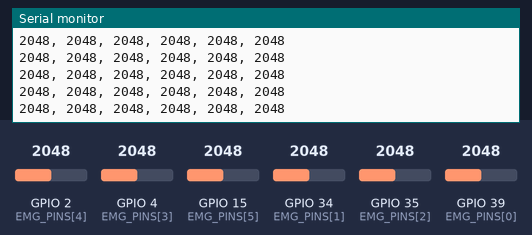
The sketch below on a simulated ESP32. Shown: the last lines printed to the serial monitor. Inputs (shaded band) come from the test bench; at power-on: GPIO 34 (EMG_PINS[1]) = 2048, GPIO 2 (EMG_PINS[4]) = 2048, GPIO 4 (EMG_PINS[3]) = 2048, GPIO 15 (EMG_PINS[5]) = 2048, GPIO 35 (EMG_PINS[2]) = 2048, GPIO 39 (EMG_PINS[0]) = 2048 (analog values on the 0–4095 scale).

Above: at 5.7 s.
5.8 s: GPIO 34 (EMG_PINS[1]) set to 1035
At 6.4 s:
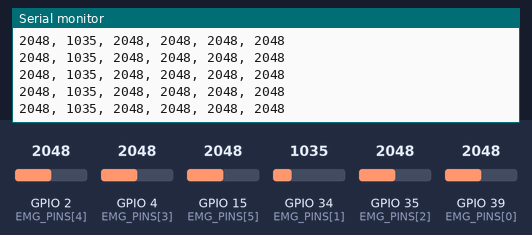
7.3 s: GPIO 34 (EMG_PINS[1]) set to 936
At 8.2 s:
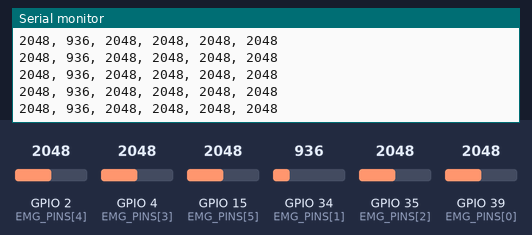
Timing chart, 0 to 10.3 s (numbered marks = the images above; inputs shaded):
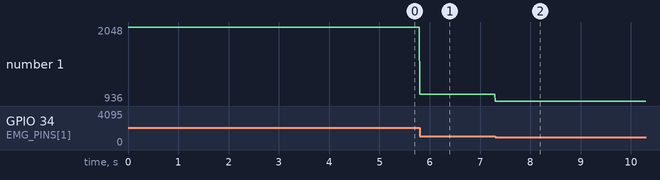

The sketch:

2_2_sixEMGsensor_sketch.ino
```cpp
#define NUM_SENSORS 6
const int EMG_PINS[NUM_SENSORS] = {39, 34, 35, 4, 2, 15};

void setup() {
  Serial.begin(115200);
  // Set ADC resolution (ESP32 defaults to 12-bit, so this is optional)
  analogReadResolution(12);
}

void loop() {
  for (int i = 0; i < NUM_SENSORS; i++) {
    Serial.print(analogRead(EMG_PINS[i]));
    if (i < NUM_SENSORS - 1) Serial.print(", ");
  }

  Serial.println();  // Move to next line for Serial Plotter

  delay(5); // Adjust delay to control data frequency (1 ms may be too fast)
}
```

Measured:
- after the input at 5.8 s, the serial monitor: prints a new line at once (image 1)
- after the input at 7.3 s, the serial monitor: prints a new line at once (image 2)
- plotted number 1: 2048 → 1035 after the input at 5.8 s, 1035 → 936 after the input at 7.3 s
